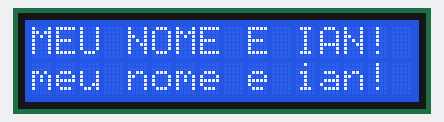
The sketch below on a simulated Arduino Uno, built with avr-gcc and run on an emulated ATmega328P. On the bench: 16×2 character LCD.

Above: at 6.2 s.
At 9.2 s:
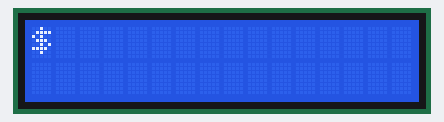
At 13.2 s:
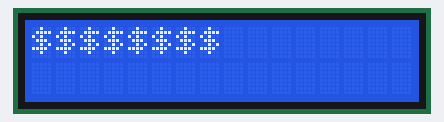
At 17.2 s:
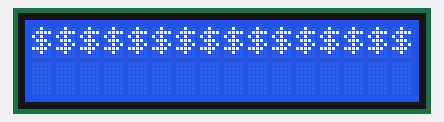
At 25.2 s:
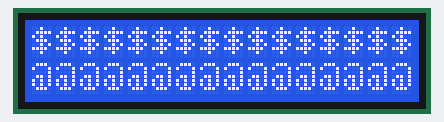
At 26.2 s:
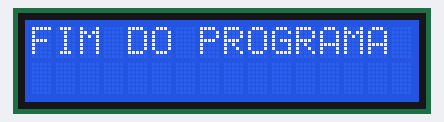

The sketch:

ARDUINO-Teste_LCD16x2_com_I2C.ino
```cpp
#include <Wire.h>
#include <LiquidCrystal_I2C.h>

//DEFINIÇÕES

#define endereco 0x27 //ENDEREÇO ADIQUIRIDO ATRAVÉS DO SCANER I2C.
#define linhas 2 //QUANTIDADE DE LINHAS DO DISPLAY LCD.
#define colunas 16 //QUANTIDADE DE COLUNAS DO DIPLAY LCD.

//INSTANCIONANDO OBJETOS

LiquidCrystal_I2C lcd (endereco, colunas, linhas);

//DECLARAÇÕES DE VARIAVEIS

int piscar = 0;
int td = 0;
int coluna = 0;
int linha = 0;

void setup()
{
  //PARA INICIAR O PROGRAMA DE FORMA CORRETA EVITANDO QUALQUER TIPO DE ERRO DE COMUNIÇÃO ENTRE O PROGRAMA E O DIPLAY COMEÇE POR:
  lcd.init(); //INICIA A COMUNICAÇÃO COM O LCD.
  lcd.backlight(); //LIGA A ILUMINAÇÃO DO DISPLAY.
  lcd.clear(); //LIMPA O DISPLAY.
  delay(3000); //QUANTIDADE DO TEMPO EM MILISEGUNDOS.

  // PISCAR 3 VEZES A TELA.
  while(piscar < 3)
  {
    lcd.backlight();
    delay(500);
    lcd.noBacklight(); //DESLIGA A ILUMINAÇÃO DO DISPLAY
    delay(500);
    piscar ++;
  }
  lcd.backlight();

  // EXIBIR A MENSAGEM NO DISPLAY,
  lcd.print("MEU NOME E IAN!"); //EXIBE NA TELA A MENSAGEM AO SER DEFINIDA.
  lcd.setCursor(0, 1); /*DEFINE EM QUAL PARTE DO DISPALY A MENSAGEM SERÁ EXIBIDA, NESSE CASO A PRÓXIMA MENSAGEM SERÁ EXIBIDA NA COLUNA 0 LINHA 1.
                          *OBS: A CONTAGEM DE LINHAS E COLUNAS NO DISPLAY DO LCD COMEÇA DO 0 E VAI ATÉ O 15
                      */
  lcd.print("meu nome e ian!");
  delay(3000);
  lcd.clear();

  //TESTE DE FUNCIONAMENTO DE TODAS AS ÁREAS DO DISPLAY
  do
  {
    if(coluna <= 16)
    {
      lcd.print("$");
      delay(500);
      lcd.setCursor(coluna, linha);
      coluna ++;
    }else
    {
      coluna = coluna - 17;
      linha ++;
      while(coluna <= 16)
      {
        lcd.setCursor(coluna, linha);
        lcd.print("@");
        delay(500);
        coluna ++;
      }
      lcd.clear();
      lcd.print("FIM DO PROGRAMA");
      delay(2000);
      lcd.clear();
      td ++;
    }
  }while(td < 1);
  lcd.noBacklight();
}
void loop()
{


}
```

Measured:
- what the display in image 0 shows lasts 3.0 s, from 6.1 s to 9.1 s
- what the display in image 1 shows lasts 1.0 s, from 9.1 s to 10.1 s
- what the display in image 2 shows lasts 0.5 s, from 13.1 s to 13.6 s
- what the display in image 5 shows lasts 2.0 s, from 26.2 s to 28.2 s
